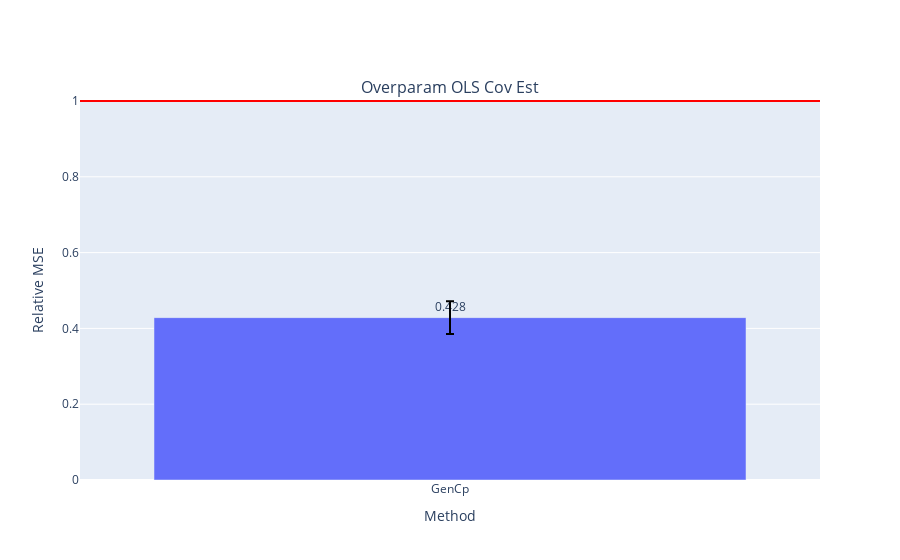

Write notebook code for a chart like this one.
### Code cell
fig = make_subplots(
    rows=1, cols=len(models),
    subplot_titles=["Overparam OLS Cov Est"])

for i, errs in enumerate(model_errs):
    risks = [err.mean() for err in errs]
    test_risk = risks[0]
    # elev_test_risk = risks[1]
    # est_risks = risks[2:]
    est_risks = risks[1:]

    df = pd.DataFrame({est_names[i]: errs[i+1] for i in np.arange(len(est_names))})

    fig.add_trace(go.Bar(
    #     x=['VRF', 'BF_WR', 'BF_FR'], 
        x = df.columns,
        y=(df).mean()/test_risk,
        marker_color=px.colors.qualitative.Plotly,
        text=np.around((df).mean()/test_risk,3),
        textposition='outside',
        error_y=dict(
            type='data',
            color='black',
            array=(df).std() / test_risk,
    #         array=(df/test_risk).clip(upper=(df/test_risk).quantile(.95),axis=1).std(),
    #         symmetric=False,
    #         array=(df/test_risk).quantile(.95) - (df/test_risk).mean(),
    #         arrayminus=(df/test_risk).mean() - (df/test_risk).quantile(.93)
        )
    #         array=(df).mean() + (df).std(),
    #         arrayminus=(df).mean() - (df).std())
    ), row=1, col=i+1)
    # fig.add_trace(go.Bar(
    #     name='Experimental',
    #     x=['GenCp', 'KFCV', 'SPCV'], y=(df).mean(),
    #     error_y=dict(type='data', array=[1, 2])
    # ))
    # fig.update_layout(barmode='group')
    fig.add_hline(y=1., line_color='red', row=1, col=i+1)
    # fig.add_hline(y=elev_test_risk / test_risk, line_color='gray', line_dash='dash', row=1, col=i+1)
    
    fig.update_xaxes(title_text="Method", row=1, col=i+1)
    fig.update_yaxes(title_text="Relative MSE", row=1, col=i+1)
    
# fig.update_layout(
# #     title=f"FC_\u03B4{delta}_snr{snr}_nk{noise_kernel}_nls{noise_length_scale}_nv{noise_nu}_Xk{X_kernel}_Xls{X_length_scale}_Xv{X_nu}",
#     title=title,
#     xaxis_title="Method",
#     yaxis_title="MSE",
# #     legend_title="Legend Title",
# #     font=dict(
# #         family="Courier New, monospace",
# #         size=18,
# #         color="RebeccaPurple"
# #     )
# )
# barfp = os.path.expanduser(savedir + fig.layout.title['text'] + ".jpeg")
# fig.write_image(os.path.expanduser(barfp))
fig.show()

### Figure 1 — Plotly figure (JSON) as saved in the notebook; plotly's stock layout.template omitted (floating-point values rounded to 4 significant figures)
{"data": [{"error_y": {"array": [0.04302], "color": "black", "type": "data"}, "marker": {"color": ["#636EFA", "#EF553B", "#00CC96", "#AB63FA", "#FFA15A", "#19D3F3", "#FF6692", "#B6E880", "#FF97FF", "#FECB52"]}, "text": [0.428], "textposition": "outside", "type": "bar", "x": ["GenCp"], "xaxis": "x", "y": [0.4284], "yaxis": "y"}], "layout": {"annotations": [{"font": {"size": 16}, "showarrow": false, "text": "Overparam OLS Cov Est", "x": 0.5, "xanchor": "center", "xref": "paper", "y": 1, "yanchor": "bottom", "yref": "paper"}], "shapes": [{"line": {"color": "red"}, "type": "line", "x0": 0, "x1": 1, "xref": "x domain", "y0": 1, "y1": 1, "yref": "y"}], "xaxis": {"anchor": "y", "domain": [0, 1], "title": {"text": "Method"}}, "yaxis": {"anchor": "x", "domain": [0, 1], "title": {"text": "Relative MSE"}}}}
